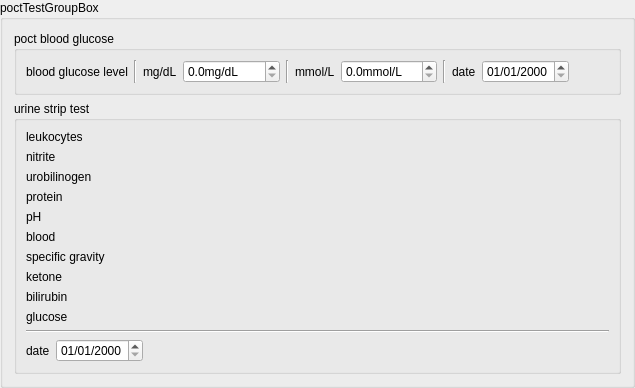
    <widget class="QGroupBox" name="poctTestGroupBox">
     <property name="title">
      <string>poctTestGroupBox</string>
     </property>
     <layout class="QVBoxLayout" name="verticalLayout_20">
      <item>
       <widget class="QGroupBox" name="poctBloodGlucoseGroupBox">
        <property name="title">
         <string>poct blood glucose</string>
        </property>
        <layout class="QVBoxLayout" name="verticalLayout_21">
         <item>
          <layout class="QHBoxLayout" name="horizontalLayout_19">
           <item>
            <widget class="QLabel" name="bloodGlucoseLabel">
             <property name="text">
              <string>blood glucose level</string>
             </property>
            </widget>
           </item>
           <item>
            <widget class="Line" name="line_6">
             <property name="orientation">
              <enum>Qt::Vertical</enum>
             </property>
            </widget>
           </item>
           <item>
            <widget class="QLabel" name="mgdlUnitLabel">
             <property name="text">
              <string>mg/dL</string>
             </property>
            </widget>
           </item>
           <item>
            <widget class="QDoubleSpinBox" name="mgdlBloodGlucoseDoubleSpinBox">
             <property name="suffix">
              <string>mg/dL</string>
             </property>
             <property name="decimals">
              <number>1</number>
             </property>
             <property name="maximum">
              <double>3000.000000000000000</double>
             </property>
             <property name="singleStep">
              <double>10.000000000000000</double>
             </property>
            </widget>
           </item>
           <item>
            <widget class="Line" name="line_5">
             <property name="orientation">
              <enum>Qt::Vertical</enum>
             </property>
            </widget>
           </item>
           <item>
            <widget class="QLabel" name="mmollUnitLabel">
             <property name="text">
              <string>mmol/L</string>
             </property>
            </widget>
           </item>
           <item>
            <widget class="QDoubleSpinBox" name="mmollBloodGlucoseDoubleSpinBox">
             <property name="suffix">
              <string>mmol/L</string>
             </property>
             <property name="decimals">
              <number>1</number>
             </property>
             <property name="maximum">
              <double>150.000000000000000</double>
             </property>
            </widget>
           </item>
           <item>
            <widget class="Line" name="line_7">
             <property name="orientation">
              <enum>Qt::Vertical</enum>
             </property>
            </widget>
           </item>
           <item>
            <widget class="QLabel" name="bloodGlucoseDateLabel">
             <property name="text">
              <string>date</string>
             </property>
            </widget>
           </item>
           <item>
            <widget class="QDateEdit" name="bloodGlucoseDateEdit">
             <property name="displayFormat">
              <string>dd/MM/yyyy</string>
             </property>
            </widget>
           </item>
           <item>
            <spacer name="horizontalSpacer_6">
             <property name="orientation">
              <enum>Qt::Horizontal</enum>
             </property>
             <property name="sizeHint" stdset="0">
              <size>
               <width>40</width>
               <height>20</height>
              </size>
             </property>
            </spacer>
           </item>
          </layout>
         </item>
        </layout>
       </widget>
      </item>
      <item>
       <widget class="QGroupBox" name="urineTestStripGroupBox">
        <property name="title">
         <string>urine strip test</string>
        </property>
        <layout class="QGridLayout" name="gridLayout_8">
         <item row="0" column="0">
          <widget class="QLabel" name="leukocytesLabel">
           <property name="text">
            <string>leukocytes</string>
           </property>
          </widget>
         </item>
         <item row="0" column="1">
          <layout class="QHBoxLayout" name="leukocytesRadioLayout"/>
         </item>
         <item row="1" column="0">
          <widget class="QLabel" name="nitriteLabel">
           <property name="text">
            <string>nitrite</string>
           </property>
          </widget>
         </item>
         <item row="1" column="1">
          <layout class="QHBoxLayout" name="nitriteRadioLayout"/>
         </item>
         <item row="2" column="0">
          <widget class="QLabel" name="urobilinogenLabel">
           <property name="text">
            <string>urobilinogen</string>
           </property>
          </widget>
         </item>
         <item row="2" column="1">
          <layout class="QHBoxLayout" name="urobilinogenRadioLayout"/>
         </item>
         <item row="3" column="0">
          <widget class="QLabel" name="proteinLabel">
           <property name="text">
            <string>protein</string>
           </property>
          </widget>
         </item>
         <item row="3" column="1">
          <layout class="QHBoxLayout" name="proteinRadioLayout"/>
         </item>
         <item row="4" column="0">
          <widget class="QLabel" name="phLabel">
           <property name="text">
            <string>pH</string>
           </property>
          </widget>
         </item>
         <item row="4" column="1">
          <layout class="QHBoxLayout" name="phRadioLayout"/>
         </item>
         <item row="5" column="0">
          <widget class="QLabel" name="bloodLabel">
           <property name="text">
            <string>blood</string>
           </property>
          </widget>
         </item>
         <item row="5" column="1">
          <layout class="QHBoxLayout" name="bloodRadioLayout"/>
         </item>
         <item row="6" column="0">
          <widget class="QLabel" name="specificGravityLabel">
           <property name="text">
            <string>specific gravity</string>
           </property>
          </widget>
         </item>
         <item row="6" column="1">
          <layout class="QHBoxLayout" name="specificGravityRadioLayout"/>
         </item>
         <item row="7" column="0">
          <widget class="QLabel" name="ketoneLabel">
           <property name="text">
            <string>ketone</string>
           </property>
          </widget>
         </item>
         <item row="7" column="1">
          <layout class="QHBoxLayout" name="ketoneRadioLayout"/>
         </item>
         <item row="8" column="0">
          <widget class="QLabel" name="bilirubinLabel">
           <property name="text">
            <string>bilirubin</string>
           </property>
          </widget>
         </item>
         <item row="8" column="1">
          <layout class="QHBoxLayout" name="bilirubinRadioLayout"/>
         </item>
         <item row="9" column="0">
          <widget class="QLabel" name="glucoseLabel">
           <property name="text">
            <string>glucose</string>
           </property>
          </widget>
         </item>
         <item row="9" column="1">
          <layout class="QHBoxLayout" name="glucoseRadioLayout"/>
         </item>
         <item row="10" column="0" colspan="2">
          <widget class="Line" name="line_8">
           <property name="orientation">
            <enum>Qt::Horizontal</enum>
           </property>
          </widget>
         </item>
         <item row="11" column="0" colspan="2">
          <layout class="QHBoxLayout" name="horizontalLayout_18">
           <item>
            <widget class="QLabel" name="urineStripTestDateLabel">
             <property name="text">
              <string>date</string>
             </property>
            </widget>
           </item>
           <item>
            <widget class="QDateEdit" name="urineStripTestDateEdit">
             <property name="displayFormat">
              <string>dd/MM/yyyy</string>
             </property>
            </widget>
           </item>
           <item>
            <spacer name="horizontalSpacer_5">
             <property name="orientation">
              <enum>Qt::Horizontal</enum>
             </property>
             <property name="sizeHint" stdset="0">
              <size>
               <width>40</width>
               <height>20</height>
              </size>
             </property>
            </spacer>
           </item>
          </layout>
         </item>
        </layout>
       </widget>
      </item>
     </layout>
    </widget>
